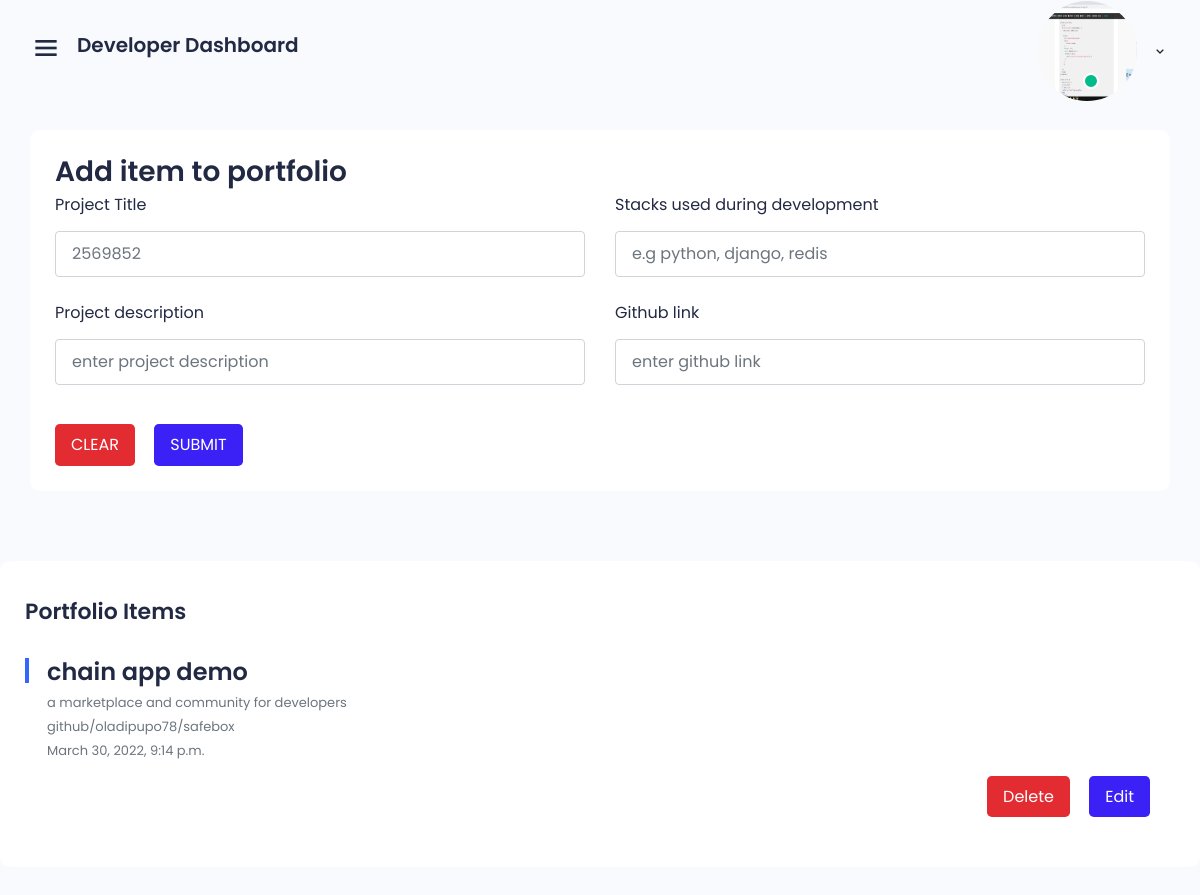
The app's page /accounts/portfolio/ (signed in) with its own data.
### accounts/models.py (models this page shows, shortened)
class Bio(models.Model):
    name = models.CharField(max_length=35)
    bio = models.CharField(max_length=90, default='null', null=True)
    image = models.ImageField(upload_to='images/', default='images/home-profile.jpg', null=True)
    phone = models.IntegerField()
    profile_views = models.IntegerField(default=0)
    user = models.OneToOneField(User, on_delete=models.CASCADE, null=True)
    github = models.CharField(max_length=75, default='null')
    linkedin = models.CharField(max_length=75, default='null')
    stack = models.CharField(max_length=15,default='web developer')
    role = models.CharField(max_length=15,default='developer')

class Portfolio(models.Model):
    name = models.CharField(max_length=100,blank=True,null=True)
    description = models.CharField(max_length=100, default='no description')
    uploaded_by = models.ForeignKey(User, on_delete=models.CASCADE, null=True, related_name='user')
    github = models.CharField(max_length=75, default='null')
    uploaded = models.DateTimeField()
    stacks_used = models.CharField(max_length=75, default='null', null=True )

### accounts/views.py (the view)
# urls.py: path('portfolio/',views.portfoliodashboard,name='portfolio'),
@cache_page(60 * 5)
def portfoliodashboard(request):
    if request.method == 'POST':
        name = request.POST['name']
        github = request.POST['github']
        stacks = request.POST['stack']
        date = datetime.datetime.now()
        u = User.objects.get(username=request.user.get_username())
        project = Portfolio(name=name,uploaded_by=u,github=github,uploaded=date,stacks_used=stacks)
        project.save()
        return redirect('dashboard')
    else:
        u = User.objects.get(username=request.user.get_username())
        portfolio = Portfolio.objects.filter(uploaded_by=u)
        return render(request, 'portfoliodashboard.html',{'portfolio':portfolio})

### templates/portfoliodashboard.html (shortened to what this page needs)
{% extends 'base.html' %}
{%load static%}
{% block content%}
    <div class="main">
        <div class="main-content project">
            <div class="row">
                <div class="col-12">
                    <div class="box">
                        <div class="box-body">
                            <h3>Add item to portfolio</h3>
                            <form method="POST" action="{% url 'uploadproject'}">
                            <div class="row">
                                <div class="col-md-6 col-sm-12 mb-24">
                                    <div class="form-group"> <label class="form-label">Project Title</label> <input name="name" class="form-control" placeholder="2569852"> </div>
                                </div>
                                <div class="col-md-6 col-sm-12 mb-24">
                                    <div class="form-group"> <label class="form-label">Stacks used during development</label> <input name="stack" class="form-control" placeholder="e.g python, django, redis"> </div>
                                </div>
                            </div>
                            <div class="row">
                                <div class="col-md-6 col-sm-12 mb-24">
                                    <div class="form-group"> <label class="form-label">Project description</label> <input name="description" class="form-control" placeholder="enter project description"> </div>
                                </div>
                                <div class="col-md-6 col-sm-12 mb-24">
                                    <div class="form-group"> <label class="form-label">Github link</label> <input name="link" class="form-control" placeholder="enter github link"> </div>
                                </div>
                            </div>
                            <div class="gr-btn mt-15"> <button type="submit" class="btn btn-danger btn-lg mr-15 fs-16">CLEAR</button> <button type="submit" class="btn btn-primary btn-lg fs-16" >SUBMIT</button> </div>
                            </form>
                        </div>
                    </div>
                </div>
            </div>
        </div>
            <div class="row">
                <div class="col-12 col-md-12">
                    <div class="box f-height">
                        <div class="box-header d-flex justify-content-between">
                            <h3 class="mt-9 fs-22">Portfolio items</h3>
                        </div>
                        {% for project in portfolio %}
                            <div class="box left-dot">
                                <div class="box-body">
                                    <div class="row">
                                        <h4>{{project.name}}</h4>
                                        <br>
                                        <span class="fs-13  mt-2 text-muted">{{project.description}}</span>
                                        <br>
                                        <span class="fs-13  mt-2 text-muted">{{project.github}}</span>
                                        <br>
                                        <span class="fs-13  mt-2 text-muted">{{project.uploaded}}</span>
                                    </div>
                                </div>
                                <div class="box-footer">
                                    <div class="d-flex align-items-center">
                                        <div class="ms-auto mt-3 mt-sm-0">
                                            <div class="d-flex">
                                                <div class="gr-btn mt-15"> <a href="{% url 'deletefromportfolio' project.id %}"> <button class="btn btn-danger btn-lg mr-15 fs-16">Delete</button></a> <button onclick="myfunction{{project.id}}()"  data-toggle="modal" data-target="#edit" class="btn btn-primary btn-lg fs-16" >Edit</button> </div>
                                            </div>
                                        </div>
                                    </div>
                                </div>
                            </div>
                        {%endfor%}
                    </div>
                </div>
            </div>
    </div>
{%endblock content%}

### templates/base.html (shortened to what this page needs)
{%load static%}
<html lang="en">
<head>
    <link href='https://unpkg.com/boxicons@2.0.7/css/boxicons.min.css' rel='stylesheet'>
    <link rel="stylesheet" href="{% static 'accounts/libs/owl.carousel/assets/owl.carousel.min.css'%}">
    <link rel="stylesheet" href="{% static 'accounts/css/bootstrap.min.css'%}">
    <link rel="stylesheet" href="{% static 'accounts/css/grid.css'%}">
    <link rel="stylesheet" href="{% static 'accounts/css/style.css'%}">
    <link rel="stylesheet" href="{% static 'accounts/css/responsive.css'%}">
</head>
<body class="sidebar-expand counter-scroll">
 <div class="main-header">
            <div class="d-flex">
                <div class="mobile-toggle" id="mobile-toggle">
                    <i class='bx bx-menu'></i>
                </div>
                <div class="main-title">
                    Developer dashboard
                </div>
            </div>
            <div class="d-flex align-items-center">
                <div class="dropdown d-inline-block mt-12">
                    <button type="button" class="btn header-item waves-effect" id="page-header-user-dropdown" data-bs-toggle="dropdown" aria-haspopup="true" aria-expanded="false">
                            <img class="rounded-circle header-profile-user" src="{{request.user.bio.image.url}}" height="100" width="100"
                                alt="Header Avatar">
                            <span class="pulse-css"></span>
                            <i class='bx bx-chevron-down'></i>
                    </button>
                </div>
            </div>
        </div>
 {%block content%}
 {%endblock content%}
</body>
</html>

### static/accounts/css/grid.css (style rules this page uses)
.row { display: flex; flex-wrap: wrap; margin: 0 -15px; }
[class*="col-"] { padding: 0 15px; margin-bottom: 40px; }
.col-12 { width: 100%; }
@media only screen and (max-width: 1280px) { .col-md-6 { width: 50%; } }
@media only screen and (max-width: 1280px) { .col-md-12 { width: 100%; } }

### static/accounts/css/responsive.css (style rules this page uses)
@media only screen and  (max-width: 1820px) { .project .box-body { flex-wrap: wrap; } }
@media only screen and (max-width: 1200px) { .main-header { height: 90px; padding-left: 30px; } }
@media only screen and (max-width: 1200px) { .main-content { padding: 30px; } }
@media only screen and (max-width: 1200px) { .main-title { font-size: 20px; } }

### records on screen
Portfolio: name "chain app demo", description "a marketplace and community for developers", github "github/oladipupo78/safebox", uploaded "March 30, 2022, 9:14 p.m."
